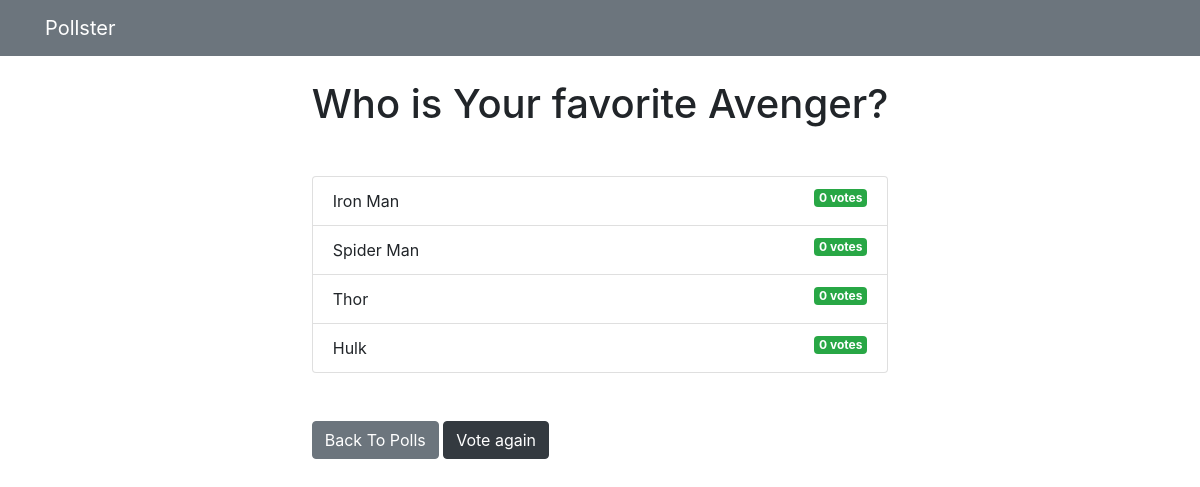
The app's page /pollster/2/results/ with its own data.
### pollster/models.py (models this page shows, shortened)
class Question(models.Model):
    question_text = models.CharField(max_length=200)
    pub_date = models.DateTimeField('date published')
    def was_published_recently(self):
        now = timezone.now()
        return now - datetime.timedelta(days=1) <= self.pub_date <= now
    was_published_recently.admin_order_field = 'pub_date'
    was_published_recently.boolean = True
    was_published_recently.short_description = 'Published recently?'

class Choice(models.Model):
    question = models.ForeignKey(Question, on_delete=models.CASCADE)
    choice_text = models.CharField(max_length=200)
    votes = models.IntegerField(default=0)

### pollster/views.py (the view)
# urls.py: path('<int:pk>/results/', views.ResultsView.as_view(), name='results'),
class ResultsView(generic.DetailView):
    model = Question
    template_name = 'pollster/results.html'

### pollster/templates/pollster/results.html
{% extends 'pages/base.html' %}
{% block content %}
<h1 class="mb-5 text-center">{{ question.question_text }}</h1>
<ul class="list-group mb-5">
    {% for choice in question.choice_set.all %}
    <li class="list-group-item">
        {{ choice.choice_text }} <span class="badge badge-success float-right">{{ choice.votes }}
            vote{{ choice.votes | pluralize }}</span>
    </li>
    {% endfor %}
</ul>
<a class="btn btn-secondary" href="{% url 'pollster:index' %}">Back To Polls</a>
<a class="btn btn-dark" href="{% url 'pollster:detail' question.id %}">Vote again</a>
{% endblock %}

### records on screen
Question: question_text "Who is Your favorite Avenger?"
Choice: choice_text "Iron Man", votes "0", votes|pluralize "s"
Choice: choice_text "Spider Man", votes "0", votes|pluralize "s"
Choice: choice_text "Thor", votes "0", votes|pluralize "s"
Choice: choice_text "Hulk", votes "0", votes|pluralize "s"
